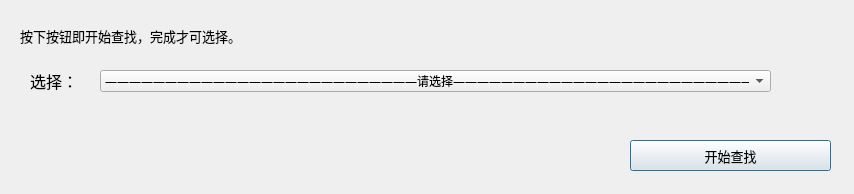
<?xml version="1.0" encoding="UTF-8"?>
<ui version="4.0">
 <class>Dialog</class>
 <widget class="QDialog" name="Dialog">
  <property name="geometry">
   <rect>
    <x>0</x>
    <y>0</y>
    <width>854</width>
    <height>194</height>
   </rect>
  </property>
  <property name="font">
   <font>
    <pointsize>1</pointsize>
   </font>
  </property>
  <property name="windowTitle">
   <string>自动查找Java</string>
  </property>
  <property name="windowIcon">
   <iconset>
    <disabledoff>icon.ico</disabledoff>
    <selectedon>icon.ico</selectedon>
   </iconset>
  </property>
  <widget class="QLabel" name="label">
   <property name="geometry">
    <rect>
     <x>20</x>
     <y>20</y>
     <width>331</width>
     <height>31</height>
    </rect>
   </property>
   <property name="font">
    <font>
     <family>黑体</family>
     <pointsize>10</pointsize>
    </font>
   </property>
   <property name="text">
    <string>按下按钮即开始查找，完成才可选择。</string>
   </property>
  </widget>
  <widget class="QComboBox" name="comboBox">
   <property name="geometry">
    <rect>
     <x>100</x>
     <y>70</y>
     <width>671</width>
     <height>22</height>
    </rect>
   </property>
   <property name="font">
    <font>
     <family>黑体</family>
     <pointsize>9</pointsize>
    </font>
   </property>
   <item>
    <property name="text">
     <string>——————————————————————————请选择——————————————————————————</string>
    </property>
   </item>
  </widget>
  <widget class="QPushButton" name="pushButton">
   <property name="geometry">
    <rect>
     <x>630</x>
     <y>140</y>
     <width>201</width>
     <height>31</height>
    </rect>
   </property>
   <property name="font">
    <font>
     <family>黑体</family>
     <pointsize>10</pointsize>
    </font>
   </property>
   <property name="text">
    <string>开始查找</string>
   </property>
  </widget>
  <widget class="QLabel" name="label_2">
   <property name="geometry">
    <rect>
     <x>30</x>
     <y>60</y>
     <width>121</width>
     <height>41</height>
    </rect>
   </property>
   <property name="font">
    <font>
     <family>黑体</family>
     <pointsize>12</pointsize>
    </font>
   </property>
   <property name="text">
    <string>选择：</string>
   </property>
  </widget>
 </widget>
 <resources/>
 <connections/>
</ui>
